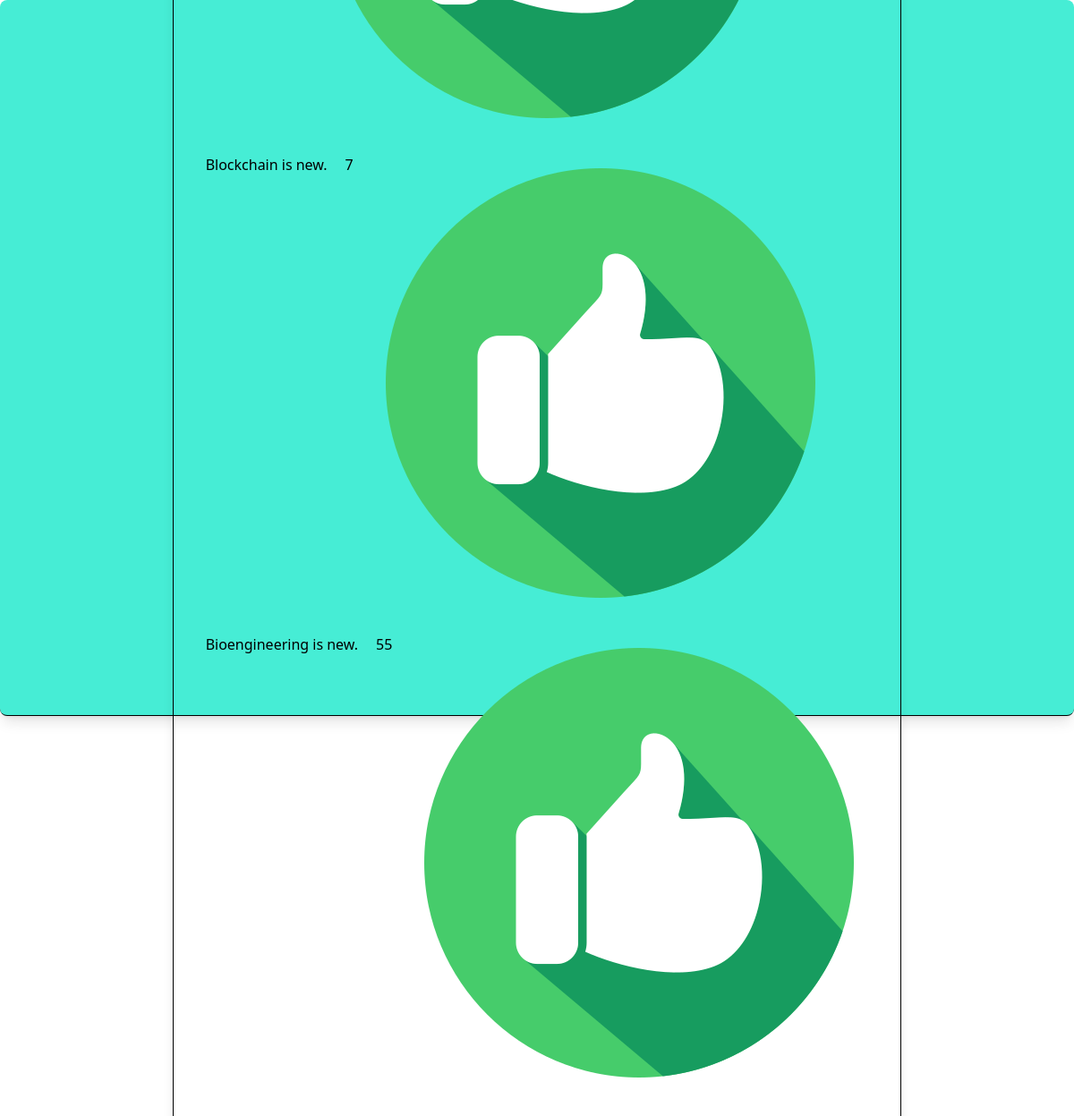
/firstapp/choice/3/, run on the app's committed database.
### firstApp/models.py (models this page shows, shortened)
class Choice(models.Model):
    question = models.ForeignKey(Question, on_delete=models.CASCADE,related_name='choices')
    chioce_text = models.CharField(max_length=200)
    votes = models.IntegerField(default=0)

### firstApp/views.py (the view)
# urls.py: path('choice/<int:id>/', views.upVote),
def upVote(request,id):
    choice = Choice.objects.get(id=id)
    choice.votes += 1
    choice.save()
    question = choice.question
    Choices = question.choices.all()
    template = loader.get_template("firstApp/choice.html")
    Context = {"Choices":Choices,"Question":question}
    return HttpResponse(template.render(Context,request))

### firstApp/templates/firstApp/choice.html (shortened to what this page needs)
{% load static tailwind_tags %}
{%if Choices and Question%}
{% tailwind_css %}
<div class ="flex flex-col justify-center items-center h-screen bg-teal-300 border-b rounded-lg shadow-lg gap-5" >
    <div class="flex flex-col gap-6 border p-9  rounded shadow-lg">
        {%for i in Choices%}
            <li class="flex gap-5 ">
                <h1>
                    {{i.chioce_text}}
                </h1>
                <h2>
                    {{i.votes}}
                </h2>
                <a href="/firstapp/choice/{{i.id}}"><img src="./thumb-up.png" alt="up-vote"/></a>
            </li>
        {%endfor%}
    </div>
{%endif%}

### data on the page
Choice: chioce_text "Blockchain is new.", votes "7"
Choice: chioce_text "Bioengineering is new.", votes "55"
